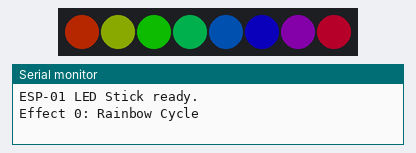
Bench run of a sketch on a simulated Arduino Uno, built with avr-gcc and run on an emulated ATmega328P. On the bench: 8 RGB LEDs in strip order, left to right, the last lines printed to the serial monitor. Dim RGB values are drawn brighter than linear; random numbers use the default seed unless the sketch sets one.

Above: at 0.47 s.
At 4.07 s:
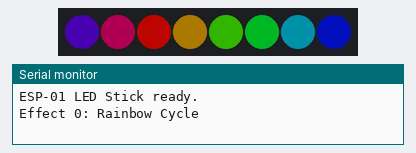
At 7.69 s:
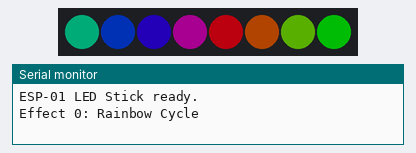
At 25.8 s:
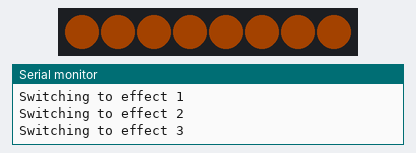
At 32.12 s:
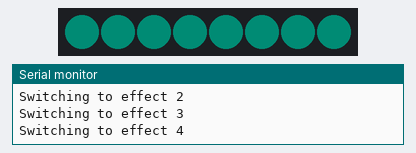
At 39.52 s:
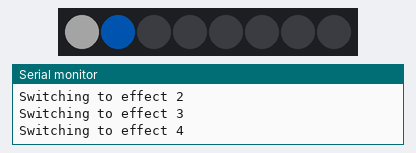
Timing chart, 0 to 40.0 s (numbered marks = the images above):
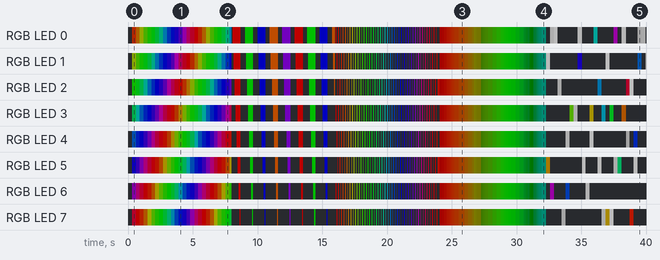

Measured:
- by itself, RGB LED 1: off → RGB(36, 44, 0) at 0.32 s, → RGB(21, 58, 0) 0.30 s later, → RGB(7, 73, 0) 0.30 s later, → RGB(0, 74, 6) 0.30 s later, … (201 changes in this stretch)
- by itself, RGB LED 2: off → RGB(5, 74, 0) at 0.32 s, → RGB(0, 72, 8) 0.30 s later, → RGB(0, 57, 22) 0.30 s later, → RGB(0, 43, 37) 0.30 s later, … (199 changes in this stretch)

The sketch:

esp01_led_stick.ino
```cpp
#include <Adafruit_NeoPixel.h>

// ── Configuration ────────────────────────────────────────────
#define LED_PIN       2       // GPIO2 — only reliable output on ESP-01
#define NUM_LEDS      8       // Number of pixels on your stick
#define EFFECT_DURATION 8000  // Milliseconds before switching to next effect
#define BRIGHTNESS    80      // Global brightness 0–255 (keep low to reduce current draw)

// ── Effect list ───────────────────────────────────────────────
// Add or remove effect names here — the rest of the code adapts automatically
enum Effect {
  FX_RAINBOW_CYCLE,
  FX_COLOR_WIPE,
  FX_THEATER_CHASE,
  FX_BREATHING,
  FX_SPARKLE,
  FX_METEOR,
  FX_COUNT  // always last — used to wrap the index
};

// ── Globals ───────────────────────────────────────────────────
Adafruit_NeoPixel strip(NUM_LEDS, LED_PIN, NEO_GRB + NEO_KHZ800);

uint8_t  currentEffect   = 0;
uint32_t effectStartTime = 0;
uint32_t lastStepTime    = 0;
uint16_t stepIndex       = 0;      // generic step counter reused by each effect

// ── Color helpers ─────────────────────────────────────────────
uint32_t wheel(uint8_t pos) {
  // Input 0–255 → smooth color wheel
  pos = 255 - pos;
  if (pos < 85)  return strip.Color(255 - pos * 3, 0,           pos * 3);
  if (pos < 170) { pos -= 85;  return strip.Color(0, pos * 3, 255 - pos * 3); }
  pos -= 170;    return strip.Color(pos * 3, 255 - pos * 3, 0);
}

// ── Effect: Rainbow cycle ─────────────────────────────────────
// Each pixel offset in the wheel so all 8 show different hues; wheel rotates
void fxRainbowCycle(uint32_t now) {
  if (now - lastStepTime < 20) return;
  lastStepTime = now;
  for (uint8_t i = 0; i < NUM_LEDS; i++) {
    strip.setPixelColor(i, wheel((i * 256 / NUM_LEDS + stepIndex) & 255));
  }
  strip.show();
  stepIndex++;
}

// ── Effect: Color wipe ────────────────────────────────────────
// Wipes through R → G → B one pixel at a time, then clears
static const uint32_t WIPE_COLORS[] = {
  0xFF0000, 0x00FF00, 0x0000FF, 0xFF6600, 0x9900FF
};
static const uint8_t WIPE_COUNT = sizeof(WIPE_COLORS) / sizeof(WIPE_COLORS[0]);

void fxColorWipe(uint32_t now) {
  if (now - lastStepTime < 80) return;
  lastStepTime = now;
  uint8_t  colorIdx = (stepIndex / (NUM_LEDS + 4)) % WIPE_COUNT;
  uint16_t phase    = stepIndex % (NUM_LEDS + 4);  // +4 pause frames
  if (phase < NUM_LEDS) {
    strip.setPixelColor(phase, WIPE_COLORS[colorIdx]);
    strip.show();
  } else if (phase == NUM_LEDS) {
    strip.clear(); strip.show();
  }
  stepIndex++;
}

// ── Effect: Theater chase ─────────────────────────────────────
// Classic every-third-pixel marquee, cycling hue slowly
void fxTheaterChase(uint32_t now) {
  if (now - lastStepTime < 60) return;
  lastStepTime = now;
  strip.clear();
  uint32_t color = wheel((stepIndex * 2) & 255);
  for (uint8_t i = stepIndex % 3; i < NUM_LEDS; i += 3) {
    strip.setPixelColor(i, color);
  }
  strip.show();
  stepIndex++;
}

// ── Effect: Breathing ─────────────────────────────────────────
// All pixels breathe in and out with a slowly shifting hue
void fxBreathing(uint32_t now) {
  if (now - lastStepTime < 16) return;
  lastStepTime = now;
  // Sine wave: stepIndex 0–255 → one full breath
  float rad   = (stepIndex % 256) * (PI / 128.0f);
  uint8_t bri = (uint8_t)((sinf(rad) + 1.0f) * 0.5f * 200.0f + 10.0f);
  uint32_t c  = wheel((stepIndex / 4) & 255);
  uint8_t r   = ((c >> 16) & 0xFF) * bri / 255;
  uint8_t g   = ((c >>  8) & 0xFF) * bri / 255;
  uint8_t b   = ( c        & 0xFF) * bri / 255;
  strip.fill(strip.Color(r, g, b));
  strip.show();
  stepIndex++;
}

// ── Effect: Sparkle ───────────────────────────────────────────
// Random pixels flash white briefly against a dark background
void fxSparkle(uint32_t now) {
  if (now - lastStepTime < 30) return;
  lastStepTime = now;
  strip.clear();
  // Light 1–2 random pixels
  uint8_t px = random(NUM_LEDS);
  uint8_t bri = random(120, 255);
  strip.setPixelColor(px, strip.Color(bri, bri, bri));
  if (random(2)) {
    strip.setPixelColor(random(NUM_LEDS), wheel(random(256)));
  }
  strip.show();
  stepIndex++;
}

// ── Effect: Meteor ────────────────────────────────────────────
// A comet-tail sweeps back and forth with fading trail
#define METEOR_SIZE   3
#define METEOR_DECAY  64   // how fast the tail fades (0=instant, 255=never)

void fxMeteor(uint32_t now) {
  if (now - lastStepTime < 40) return;
  lastStepTime = now;

  // Fade all pixels
  for (uint8_t i = 0; i < NUM_LEDS; i++) {
    uint32_t c = strip.getPixelColor(i);
    uint8_t r  = max(0, (int)((c >> 16) & 0xFF) - METEOR_DECAY);
    uint8_t g  = max(0, (int)((c >>  8) & 0xFF) - METEOR_DECAY);
    uint8_t b  = max(0, (int)( c        & 0xFF) - METEOR_DECAY);
    strip.setPixelColor(i, strip.Color(r, g, b));
  }

  // Draw meteor head (bounces 0 → NUM_LEDS-1 → 0)
  uint16_t period = NUM_LEDS * 2 - 2;
  uint16_t pos    = stepIndex % period;
  if (pos >= NUM_LEDS) pos = period - pos;

  uint32_t headColor = wheel((stepIndex * 3) & 255);
  for (int8_t j = 0; j < METEOR_SIZE; j++) {
    if ((int)pos - j >= 0 && (int)pos - j < NUM_LEDS) {
      strip.setPixelColor(pos - j, headColor);
    }
  }
  strip.show();
  stepIndex++;
}

// ── Effect dispatcher ─────────────────────────────────────────
void runEffect(uint8_t fx, uint32_t now) {
  switch (fx) {
    case FX_RAINBOW_CYCLE:  fxRainbowCycle(now);  break;
    case FX_COLOR_WIPE:     fxColorWipe(now);     break;
    case FX_THEATER_CHASE:  fxTheaterChase(now);  break;
    case FX_BREATHING:      fxBreathing(now);     break;
    case FX_SPARKLE:        fxSparkle(now);       break;
    case FX_METEOR:         fxMeteor(now);        break;
  }
}

// ── Setup ─────────────────────────────────────────────────────
void setup() {
  Serial.begin(115200);
  strip.begin();
  strip.setBrightness(BRIGHTNESS);
  strip.clear();
  strip.show();

  effectStartTime = millis();
  lastStepTime    = effectStartTime;
  stepIndex       = 0;
  currentEffect   = FX_RAINBOW_CYCLE;

  Serial.println("\nESP-01 LED Stick ready.");
  Serial.print("Effect 0: Rainbow Cycle\n");
}

// ── Main loop ─────────────────────────────────────────────────
void loop() {
  uint32_t now = millis();

  // Switch effect after EFFECT_DURATION ms
  if (now - effectStartTime >= EFFECT_DURATION) {
    currentEffect = (currentEffect + 1) % FX_COUNT;
    effectStartTime = now;
    lastStepTime    = now;
    stepIndex       = 0;
    strip.clear();
    strip.show();

    Serial.print("Switching to effect ");
    Serial.println(currentEffect);
  }

  runEffect(currentEffect, now);

  // Yield to the ESP8266 watchdog — never block with delay() in main loop
  yield();
}
```
